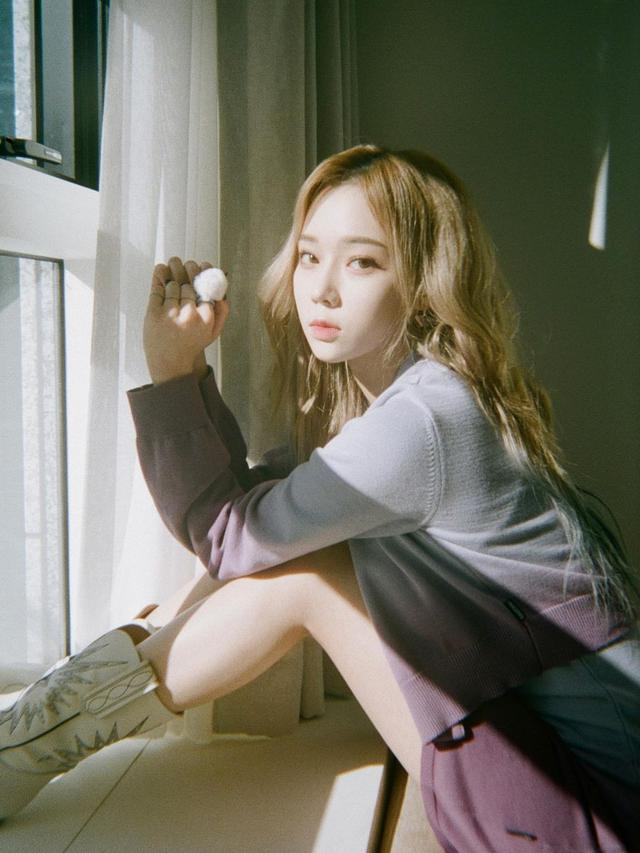
#> input picture activity#1/Image.jpg, 640 x 853 px
$ python Activity1.py
#> lines starting #> are read from the running program, lines starting #| are printed output that depends on the picture
#library
import cv2
import numpy as np
import math
import matplotlib.image as mpimg

from matplotlib import pyplot as plt
from mpl_toolkits.mplot3d import Axes3D

#Lab 1.1
img = cv2.imread('Image.jpg')
#> img is the input picture: shape (853, 640, 3); mean B, G, R 99.6, 113.9, 116

cv2.imwrite('Image_BGR.jpg', img)
img_rgb = img[:, :, [2, 1, 0]]

cv2.imwrite('Image_RGB.jpg', img_rgb)

b = img[:,:,0]
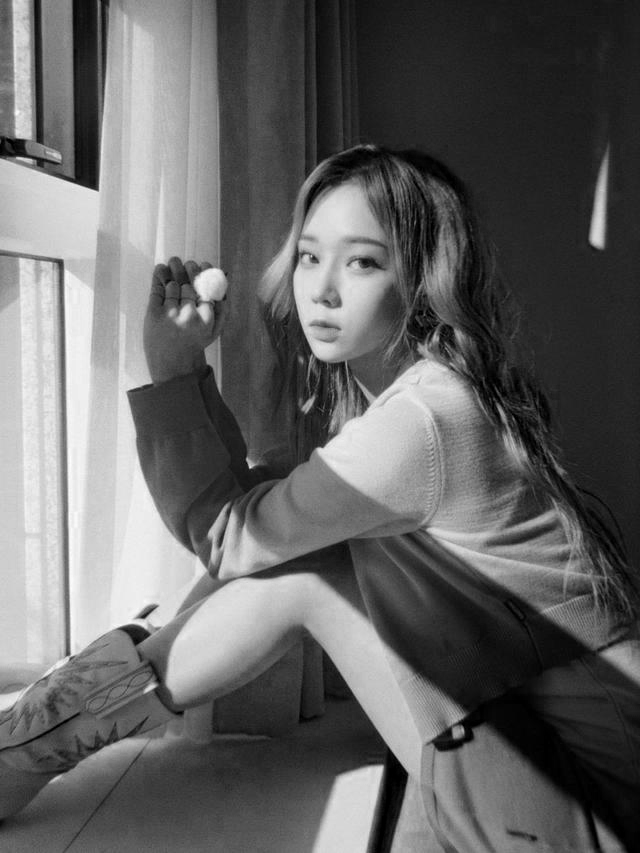
#> b: shape (853, 640); min 0, max 253, mean 99.6
g = img[:,:,1]
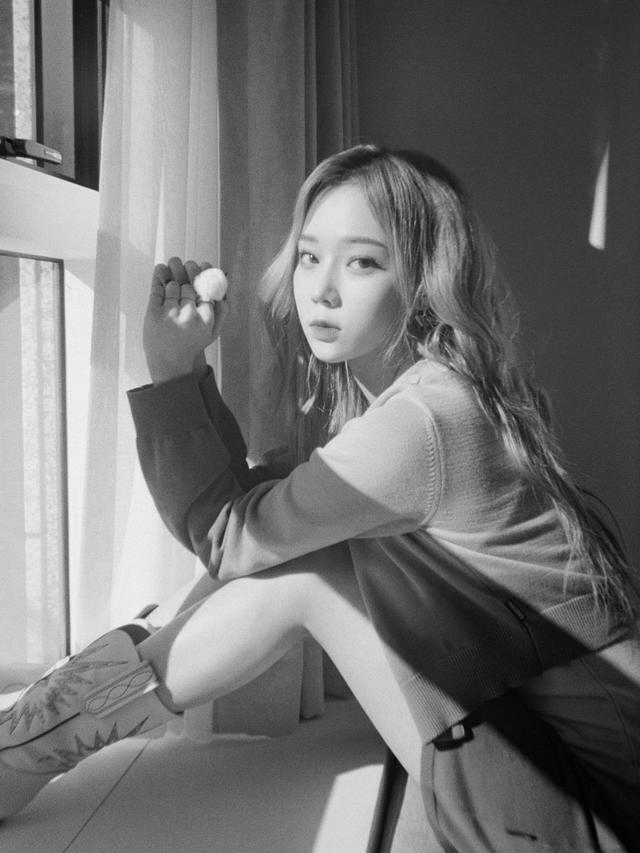
#> g: shape (853, 640); min 0, max 244, mean 113.9
r = img[:,:,2]
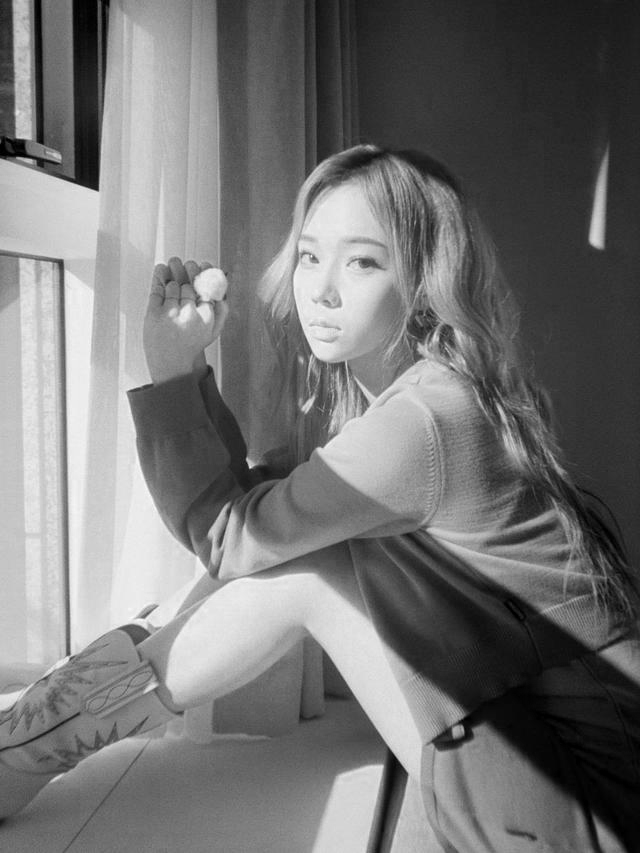
#> r: shape (853, 640); min 0, max 252, mean 116

r2 = img_rgb[:,:,0]
g2 = img_rgb[:,:,1]
b2 = img_rgb[:,:,2]

show = [img,b,g,r,img_rgb,r2,g2,b2]
showtext = ["BGR","B","G","R","RGB","R","G","B"]
for i in range(0,8):
  plt.subplot(2,4,i+1)
  plt.title(showtext[i])
  plt.imshow(show[i],cmap = 'gray')

plt.tight_layout()

#Lab 1.2

# height,width,channel tran to channel,height,width
# 0,1,2 to 2,0,1

img2 = mpimg.imread('Image.jpg')
img_tran = img2.transpose((2,0,1))
print(img2.shape)
#| (853, 640, 3)
print(img_tran.shape)
#| (3, 853, 640)

#Lab 1.3
# MaxQ = 8 , SMax = 255, Smin = 0
img3 = cv2.imread('Image.jpg')
img3 = cv2.cvtColor(img3,cv2.COLOR_BGR2GRAY)
#print(img3)
def Calculate_BitDepth(img3, bit_depth):
#> called with bit_depth = 2
  q_level = 2**bit_depth
  height = img3.shape[0]
#> height = 853
  width = img3.shape[1]
#> width = 640
  img_array = np.zeros(shape=(height, width), dtype=np.uint8)
  for h in range(height) :
    for w in range(width) :
        q = math.floor( ((img3[h,w])/255) * q_level)
        img_array[h,w] = q
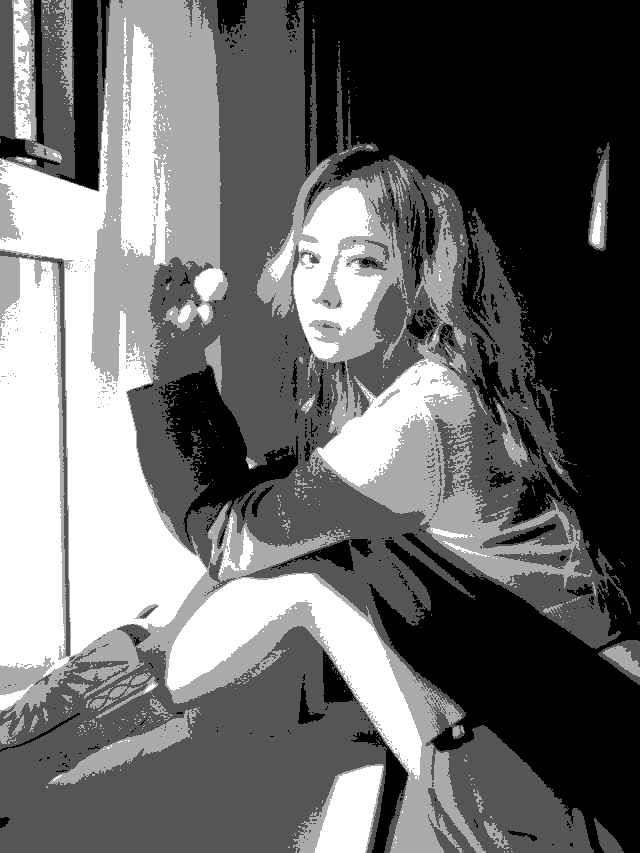
#> img_array: shape (853, 640); min 0, max 3, mean 1.24; drawn with min black and max white
  return img_array

img_new = Calculate_BitDepth(img3,2)
img_new2 = Calculate_BitDepth(img3,4)

show = [img3,img_new,img_new2]
showtext = ["Original","bit_depth: 2","bit_depth: 4"]
fig = plt.figure(2)
for i in range(0,3):
  plt.subplot(2,4,i+1)
  plt.title(showtext[i])
  plt.imshow(show[i],cmap = 'gray')

plt.tight_layout()

#Lab 1.4
img4 = cv2.imread('Image.jpg')
img4 = cv2.cvtColor(img4,cv2.COLOR_BGR2GRAY)

# edit only new_width
scale = 60 # %    # % of original image size
dsize = (int(img.shape[1]*scale/100), int(img.shape[0]*scale/100))
#> dsize = (384, 511)
img_resize = cv2.resize(img4, dsize, interpolation = cv2.INTER_AREA)

cv2.imwrite('Image_resize.jpg',img_resize)

xx,yy = np.mgrid[0:img_resize.shape[0], 0:img_resize.shape[1]]
fig = plt.figure()
#> (the run stopped early here; a loop or call above may not have finished)
